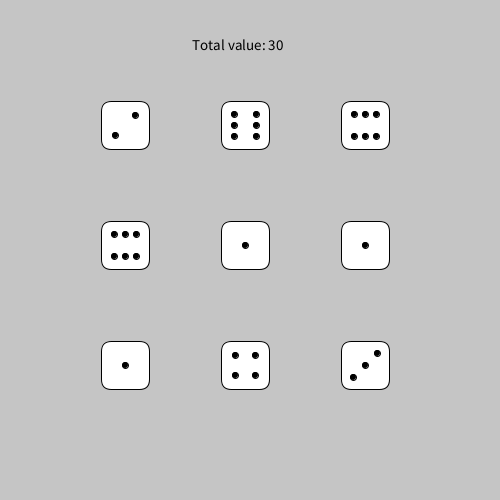
Frame 1 (no input)
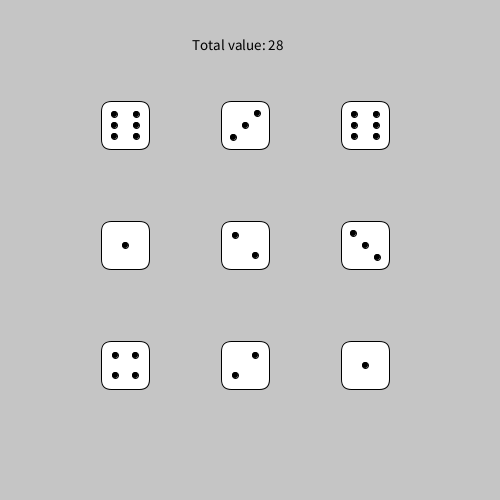
Frame 2 (the mouse pressed at the canvas centre, redrawn once)

The Processing sketch that drew these frames (run headless with seeded random() and noise(); the mouse was pressed at the canvas centre and the sketch redrawn once):

// Processing sketch: Dice
// ── Dice.pde
void setup() {
    size(500, 500);
	noLoop();
}

void draw() {
    background(197);
	int total = 0;
	for (int j = 125; j <= 425; j+=120) {
		for (int i = 125; i <= 425; i+=120) {
			Die bob1 = new Die(j,i);
			bob1.show();
			total = total + bob1.rollNum;
		}
	}
	textSize(15);
	text("Total value: " + total,192,50);
}

void mousePressed() {
	redraw();
}


class Die {//models one single dice cube

	int myX, myY; 
	int rollNum = (int)(Math.random()*6)+1;
	int rotAte = (int)(Math.random()*2)+1;
	
	Die(int x, int y) {
        //constructor
		myX = x;
		myY = y;
	}

	void roll() {
		rollNum = (int)(Math.random()*6)+1;
		rotAte = (int)(Math.random()*2)+1;
	}


	void show() {
		fill(255, 255, 255);
		rect(myX - 24, myY - 24, 48, 48, 10);

		if (rollNum == 1) {
			fill(0, 0, 0);
			ellipse(myX, myY, 6, 6);
		} else if (rollNum == 2) {
			if (rotAte == 1) {
				fill(0, 0, 0);
				ellipse(myX - 10, myY - 10, 6, 6);
				ellipse(myX + 10, myY + 10, 6, 6);
			} else {
				fill(0, 0, 0);
				ellipse(myX - 10, myY + 10, 6, 6);
				ellipse(myX + 10, myY - 10, 6, 6);
			}
		} else if (rollNum == 3) {
			if (rotAte == 1) {
				fill(0, 0, 0);
				ellipse(myX, myY, 6, 6);
				ellipse(myX - 12, myY - 12, 6, 6);
				ellipse(myX + 12, myY + 12, 6, 6);		
			} else {
				fill(0, 0, 0);
				ellipse(myX, myY, 6, 6);
				ellipse(myX - 12, myY + 12, 6, 6);
				ellipse(myX + 12, myY - 12, 6, 6);		
			}
		} else if (rollNum == 4) {
			fill(0, 0, 0);
			ellipse(myX - 10, myY - 10, 6, 6);
			ellipse(myX + 10, myY + 10, 6, 6);
			ellipse(myX - 10, myY + 10, 6, 6);
			ellipse(myX + 10, myY - 10, 6, 6);
		} else if (rollNum == 5) {
			fill(0, 0, 0);
			ellipse(myX, myY, 6, 6);
			ellipse(myX - 12, myY - 12, 6, 6);
			ellipse(myX + 12, myY + 12, 6, 6);
			ellipse(myX - 12, myY + 12, 6, 6);
			ellipse(myX + 12, myY - 12, 6, 6);
		} else if (rollNum == 6) {
			if (rotAte == 1) {
				fill(0, 0, 0);
				ellipse(myX - 11, myY - 11, 6, 6);
				ellipse(myX + 11, myY + 11, 6, 6);
				ellipse(myX - 11, myY + 11, 6, 6);
				ellipse(myX + 11, myY - 11, 6, 6);
				ellipse(myX + 11, myY, 6, 6);
				ellipse(myX - 11, myY, 6, 6);
			} else {
				fill(0, 0, 0);
				ellipse(myX - 11, myY - 11, 6, 6);
				ellipse(myX + 11, myY + 11, 6, 6);
				ellipse(myX - 11, myY + 11, 6, 6);
				ellipse(myX + 11, myY - 11, 6, 6);
				ellipse(myX, myY + 11, 6, 6);
				ellipse(myX, myY - 11, 6, 6);

			}
		}
	}
}
